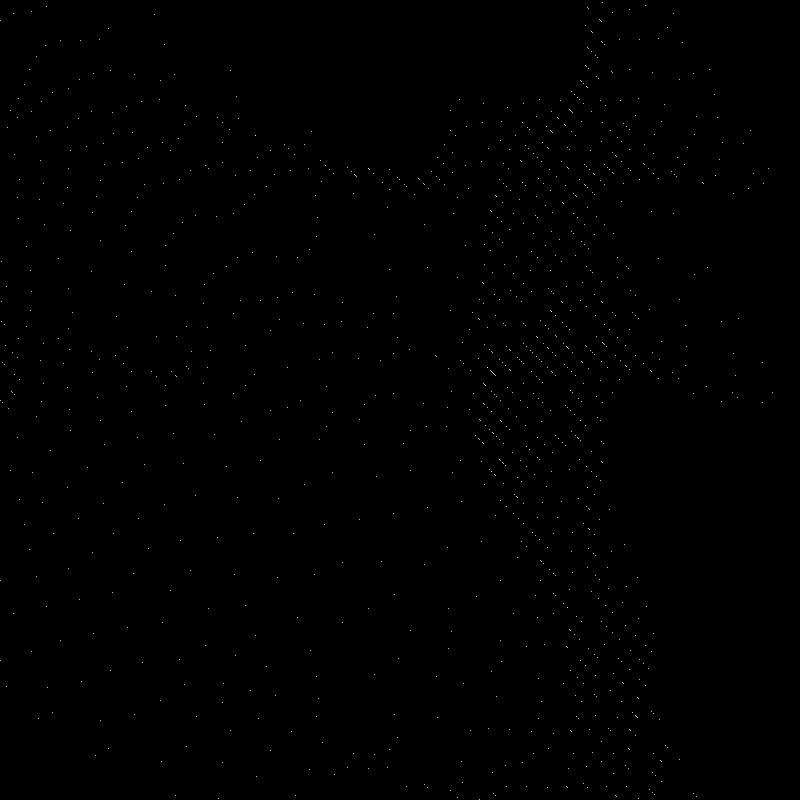
Frame 1 (no input)
Frame 60 (the mouse pressed at the canvas centre just before this capture): identical to frame 1, image omitted
Frame 120 (the mouse held since frame 60 and released just before this capture): identical to frame 1, image omitted

The Processing sketch that drew this single still picture (run headless with seeded random() and noise(); from frame 60 on, the mouse is pressed at the canvas centre):

// Processing sketch: sketch_01_grid
// ── sketch_01_grid.pde
// ArrayList of PVector holding position data
ArrayList<PVector> points = new ArrayList<PVector>();

void setup() {
  size(800, 800);
  strokeWeight(1);
  stroke(255);
  background(0);
  noFill();
  smooth(8);

  // prefill our positions vector
  for (float x=-1; x<=1; x+=0.05) {
    for (float y=-1; y<=1; y+=0.05) {
      PVector v = new PVector(x, y);
      points.add(v);
    }
  }
}

void draw() {
  background(0);
  
  for (PVector point : points) {
    float offset = map(noise(point.x, point.y), 0, 1, -1, 1);
    
    float x = map(point.x+offset, -1, 1, 0, width);
    float y = map(point.y+offset, -1, 1, 0, height);
    
    point(x, y);
  }
}
